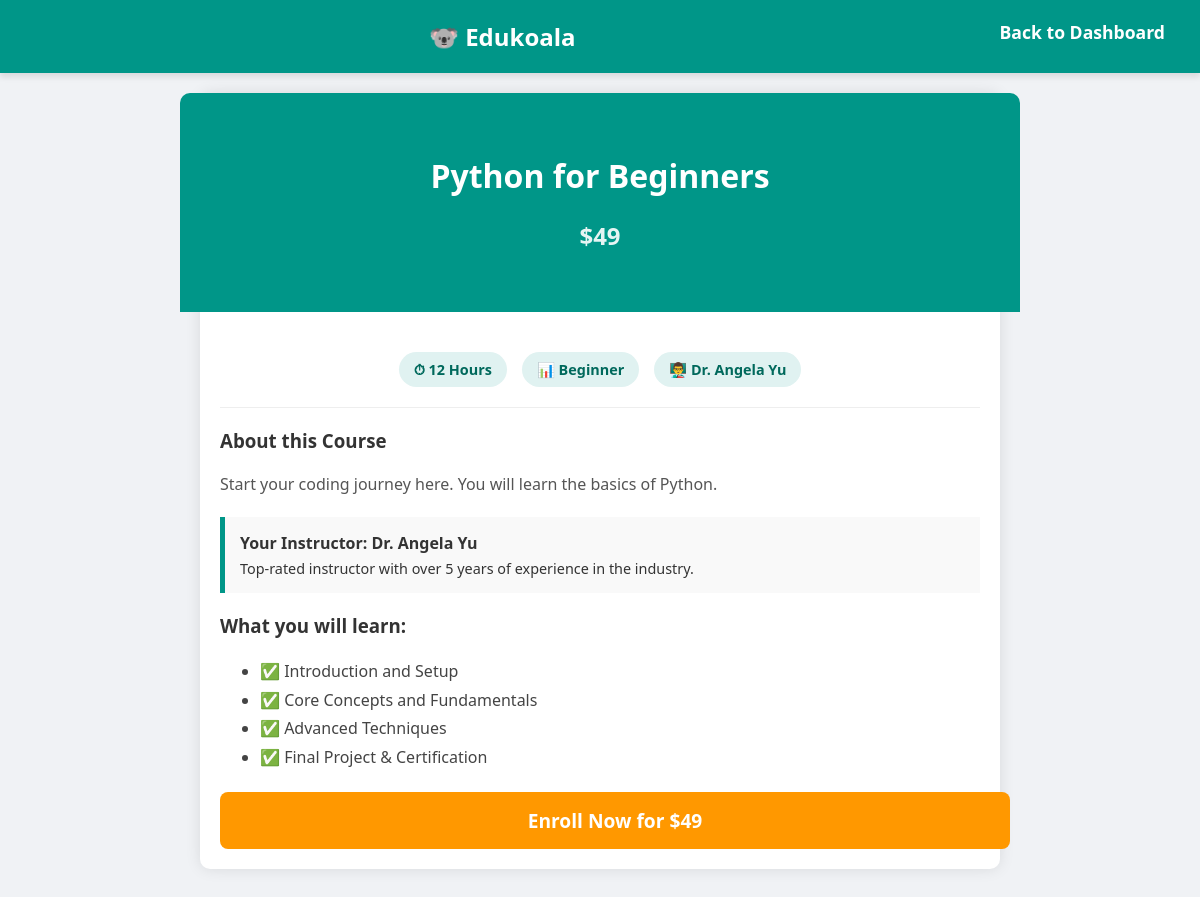
Screenshot of /course/1 (signed in) with the database file from the repository.
### tables this page shows
CREATE TABLE courses 
                 (id INTEGER PRIMARY KEY, title TEXT, description TEXT, price TEXT, duration TEXT, level TEXT, instructor TEXT);

### app.py (the view)
@app.route('/course/<int:course_id>')
def course_details(course_id):
    if 'user_id' not in session:
        return redirect(url_for('login'))
    conn = get_db_connection()
    course = conn.execute('SELECT * FROM courses WHERE id = ?', (course_id,)).fetchone()
    conn.close()
    return render_template('course_details.html', course=course)

### app.py (called while the page is built)
def get_db_connection():
    conn = sqlite3.connect('database.db')
    conn.row_factory = sqlite3.Row  # This lets us access columns by name!
    return conn

### templates/course_details.html (shortened to what this page needs)
<!DOCTYPE html>
<html>
<head>
    <link rel="stylesheet" href="{{ url_for('static', filename='style.css') }}">
</head>
<body>
    <header>
        <nav>
            <a href="/dashboard" style="font-size: 1.5em;">🐨 Edukoala</a>
            <div style="float: right;">
                <a href="/dashboard">Back to Dashboard</a>
            </div>
        </nav>
    </header>
    <div class="container" style="padding: 0;"> <div class="course-header">
            <h1>{{ course['title'] }}</h1>
            <h2 style="margin-top: 10px; opacity: 0.9;">{{ course['price'] }}</h2>
        </div>
        <div style="padding: 20px;">
            <div class="course-meta">
                <span class="badge">⏱ {{ course['duration'] }}</span>
                <span class="badge">📊 {{ course['level'] }}</span>
                <span class="badge">👨‍🏫 {{ course['instructor'] }}</span>
            </div>
            <hr style="border: 0; border-top: 1px solid #eee; margin: 20px 0;">
            <h3>About this Course</h3>
            <p style="line-height: 1.6; color: #555;">
                {{ course['description'] }}
            </p>
            <div class="instructor-box">
                <strong>Your Instructor: {{ course['instructor'] }}</strong>
                <p style="margin: 5px 0 0 0; font-size: 0.9em;">
                    Top-rated instructor with over 5 years of experience in the industry.
                </p>
            </div>
            <h3>What you will learn:</h3>
            <ul style="line-height: 1.8; color: #444;">
                <li>✅ Introduction and Setup</li>
                <li>✅ Core Concepts and Fundamentals</li>
                <li>✅ Advanced Techniques</li>
                <li>✅ Final Project & Certification</li>
            </ul>
<a href="/enroll/{{ course['id'] }}" class="enroll-btn">Enroll Now for {{ course['price'] }}</a>
        </div>
    </div>
    <br><br>
</body>
</html>

### static/style.css (style rules this page uses)
body { font-family: 'Segoe UI', Tahoma, Geneva, Verdana, sans-serif; background-color: #f0f2f5; margin: 0; padding: 0; color: #333; }
header { background-color: #009688; color: white; padding: 20px; text-align: center; box-shadow: 0 4px 6px rgba(0,0,0,0.1); }
nav a { color: white; text-decoration: none; margin: 0 15px; font-weight: bold; font-size: 1.1em; }
.container { max-width: 800px; margin: 40px auto; padding: 20px; background: white; border-radius: 10px; box-shadow: 0 0 15px rgba(0,0,0,0.1); }
.course-header { background-color: #009688; color: white; padding: 40px; border-radius: 10px 10px 0 0; text-align: center; margin: -20px -20px 20px -20px; }
.course-meta { display: flex; justify-content: center; gap: 15px; margin-bottom: 20px; }
.badge { background-color: #e0f2f1; color: #00695c; padding: 8px 15px; border-radius: 20px; font-weight: bold; font-size: 0.9em; display: inline-block; }
.instructor-box { background-color: #f9f9f9; border-left: 5px solid #009688; padding: 15px; margin: 20px 0; }
.enroll-btn { display: block; width: 100%; text-align: center; background-color: #ff9800; color: white; padding: 15px; border-radius: 8px; font-size: 1.2em; font-weight: bold; text-decoration: none; margin-top: 20px; }

### rows the page displays
courses: title "Python for Beginners", price "$49", duration "12 Hours", level "Beginner", instructor "Dr. Angela Yu", description "Start your coding journey here. You will learn the basics of Python."
